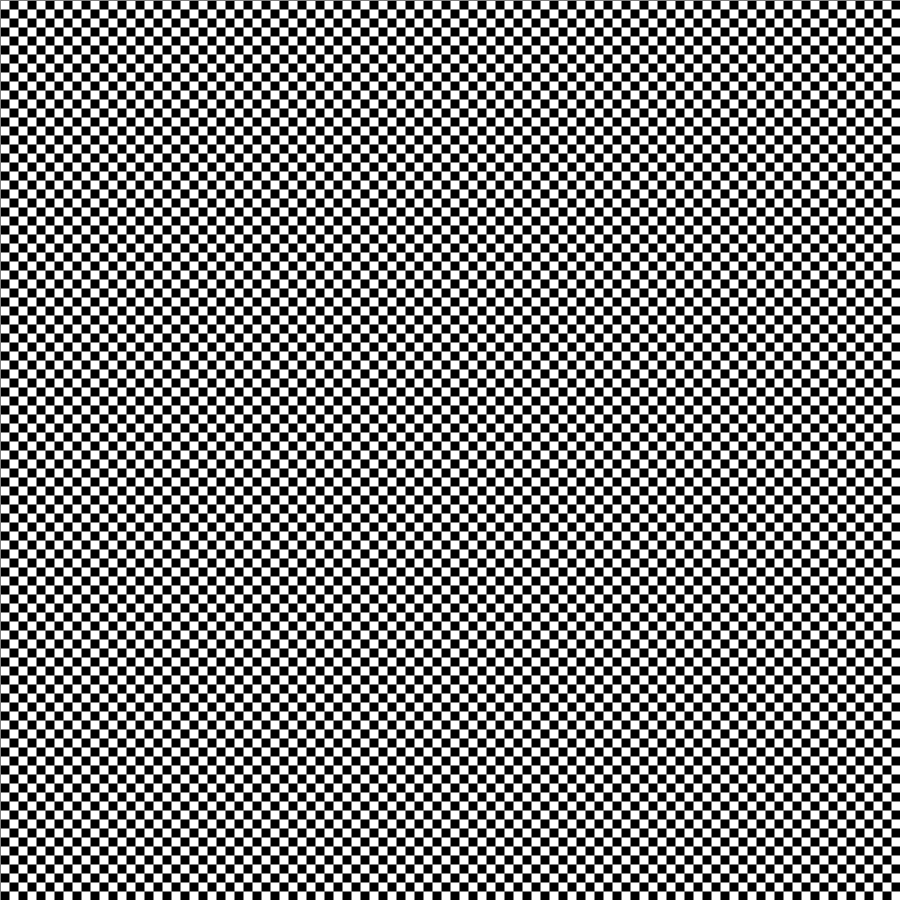
Frame 1 (no input)
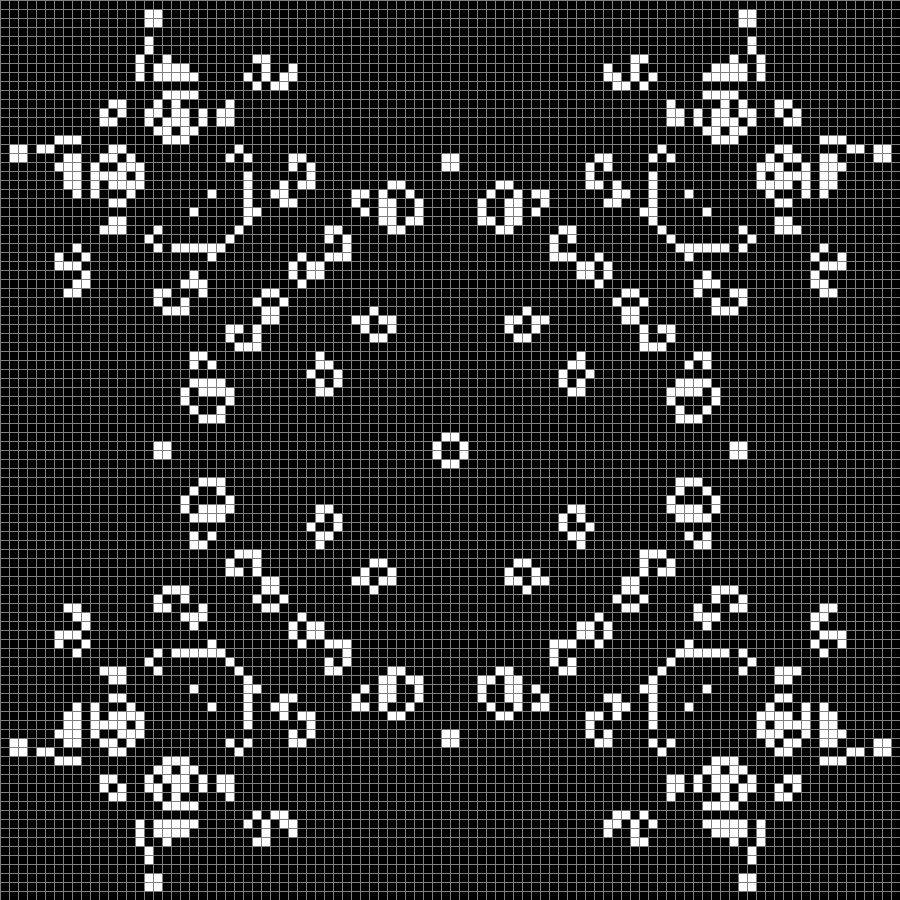
Frame 60 (the mouse pressed at the canvas centre just before this capture)
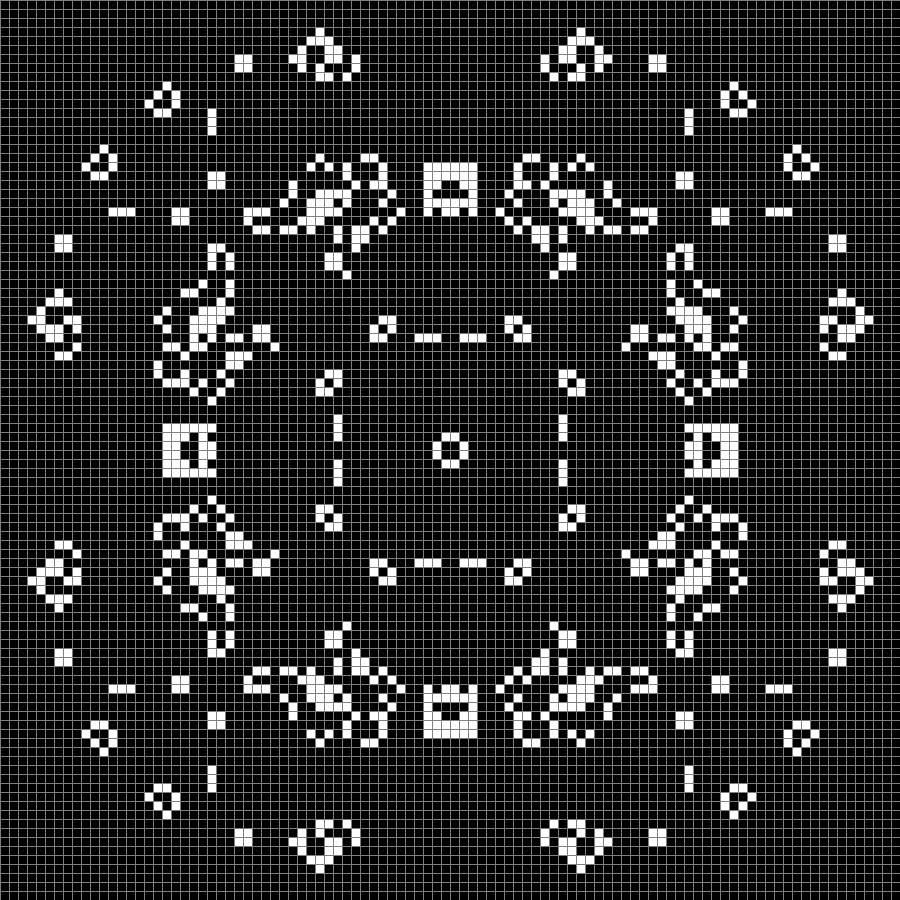
Frame 120 (the mouse held since frame 60 and released just before this capture)

The Processing sketch that drew these frames (run headless with seeded random() and noise(); from frame 60 on, the mouse is pressed at the canvas centre):

// Processing sketch: gameOfLife
// ── gameOfLife.pde
/**
 * Conway's Game of Life
 * @author Luke Zhang
 */

final int xSquareCount = 100;                 // Number of squares on y axis
final int ySquareCount = 100;                 // Number of squares on x axis
final int fps = 10;                           // Frames per second if not shouldWaitForKeypress
final boolean shouldShowGrid = true;          // If gridlines should be shown
final boolean shouldWaitForKeypress = false;  // If next frame should wait for spacebar
final char targetKey = ' ';                   // Key to wait for. Must be a single char
final color deadColor = color(0, 0, 0);       // Colour of dead cells
final color liveColor = color(255, 255, 255); // Colour of live cells
final String pattern = "checkerboard";        // Pattern. "checkerboard" | "random"
final float randomLiveThreshold = 0.6;        // Threshold for random to set a square to live

boolean[][] cellsNow = new boolean[ySquareCount][xSquareCount];  // Cells to show
boolean[][] cellsNext = new boolean[ySquareCount][xSquareCount]; // Cells to update
int squareSize; // The size of a square calculated based on width and height

void setup() {
    background(deadColor);
    size(900, 900);
    strokeWeight(0.5);
    frameRate(fps);

    squareSize = round(min(width, height) / min(xSquareCount, ySquareCount));

    if (shouldWaitForKeypress) { // Don't automatically move to next frame if we have to wait for
                                 // keypress
        noLoop();
    } else {
        loop();
    }

    if (pattern.equals("checkerboard")) { // Checkerboard
        for (int row = 0; row < cellsNow.length; row++) {
            for (int column = 0; column < cellsNow[row].length; column++) {
                cellsNow[row][column] = row % 2 == 0 // If even row
                    ? column % 2 == 0                // Then live cells on even columns
                    : column % 2 == 1;               // Else live cells on dead columns
            }
        }
    } else { // Random
        for (int row = 0; row < cellsNow.length; row++) {
            for (int column = 0; column < cellsNow[row].length; column++) {
                cellsNow[row][column] =
                    random(0, 1) >= randomLiveThreshold; // True if over threshold
            }
        }
    }

    // Copy cellsNow to cellsNext
    for (int row = 0; row < ySquareCount; row++) {
        for (int column = 0; column < xSquareCount; column++) {
            cellsNext[row][column] = cellsNow[row][column];
        }
    }
}

void keyPressed() {
    if (shouldWaitForKeypress && key == targetKey) { // Next frame if key pressed
        redraw();
    }
}

/**
 * Draws the cells from cellsNow and draws a white cell if true
 */
void drawCells() {
    if (!shouldShowGrid) {
        noStroke();
    }

    fill(liveColor);

    for (int row = 0; row < ySquareCount; row++) {
        for (int column = 0; column < xSquareCount; column++) {
            if (cellsNow[row][column]) { // If currentCell if true
                stroke(deadColor);

                square(column * squareSize, row * squareSize, squareSize);
            } else if (shouldShowGrid) { // If dead, but grid must be shown
                stroke(liveColor);
                fill(deadColor);

                square(column * squareSize, row * squareSize, squareSize);
                fill(liveColor);
            }
        }
    }
}

/**
 * Counts the alive neighbours from cellsNow[row][col]
 */
int countLiveNeighbours(int row, int col) {
    final int[][] neighbours = {
        {-1, -1},
        {-1, 0},
        {-1, 1},
        {0, -1},
        {0, 1},
        {1, -1},
        {1, 0},
        {1, 1},
    };
    int liveNeighbourCount = 0;

    for (int[] neighbour : neighbours) {
        final int newRow = row + neighbour[0]; // The neighbour row to check
        final int newCol = col + neighbour[1]; // The neighbour column
        final boolean isOutOfBounds =          // If index will be out of bounds
            newRow < 0 || newCol < 0 || newRow >= ySquareCount || newCol >= xSquareCount;

        if (!isOutOfBounds && cellsNow[newRow][newCol]) {
            liveNeighbourCount++;
        }
    }

    return liveNeighbourCount;
}

void updateCells() {
    for (int row = 0; row < ySquareCount; row++) {
        for (int column = 0; column < xSquareCount; column++) {
            final int liveNeighbourCount = countLiveNeighbours(row, column);

            /**
             * Apply the game of life rules
             * @see {@link https://en.wikipedia.org/wiki/Conway%27s_Game_of_Life#Rules}
             */
            if (cellsNow[row][column]) {
                if (liveNeighbourCount < 2) {
                    cellsNext[row][column] = false;

                    // Skip 2 or 3; nothing changes Skip 2 or 3 since nothing changes
                } else if (liveNeighbourCount > 3) {
                    cellsNext[row][column] = false;
                }
            } else {
                if (liveNeighbourCount == 3) {
                    cellsNext[row][column] = true;
                }

                // Skip all other cases as nothing changes
            }
        }
    }

    // Copy cellsNext into cellsNow
    for (int row = 0; row < ySquareCount; row++) {
        for (int column = 0; column < xSquareCount; column++) {
            cellsNow[row][column] = cellsNext[row][column];
        }
    }
}

void draw() {
    background(deadColor);
    drawCells();
    updateCells();
}
